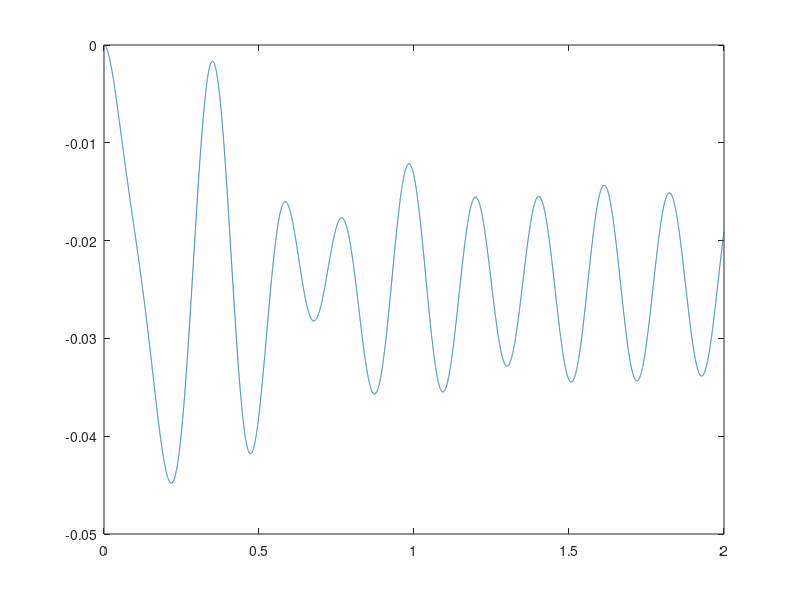

MATLAB code for this plot:
%% Tutorial 1 & 2, P4
clc; clear all; close all;

k = 40*10^3; % N/m (kN/m converted to SI)
c = 500; % Ns/m
m = 100; % kg
g = 9.81; % m/s^2

simTime = 2; % s

F_0_a = 0; % N, force for situation a
F_0_bcd = 500; % N, force for sitations b, c and d

omega_p_a = 0; % rad/s, for situation a
omega_p_b = 10; % rad/s, for situation b
omega_p_c = 20; % rad/s, for situation c
omega_p_d = 30; % rad/s, for situation d

dt = 10^-4 % timestep
idx = 1; % index for counting
t = 0; % initialize time

y = 0; % from the problem y=0 is given
yDot = 0; % 

while t < simTime
    delta = y;
    deltaDot = yDot;

    F = F_0_bcd*sin(omega_p_d*t);
    Fk = k*delta;
    Fc = c*deltaDot;
    
    yDotDot = (F-Fk-Fc-m*g)/m;
   
    timePlot(idx) = t;
    yPlot(idx) = y;
    yDotPlot(idx) = yDot;
    yDotDotPlot(idx) = yDotDot;

    y = y+yDot*dt;
    yDot = yDot+yDotDot*dt;
    t = t+dt;
    idx = idx+1;
end

plot(timePlot, yPlot)

yMax = max(yPlot)
yDotMax = max(yDotPlot)
yRMS = rms(yPlot)
yDotRMS = rms(yDotPlot)
